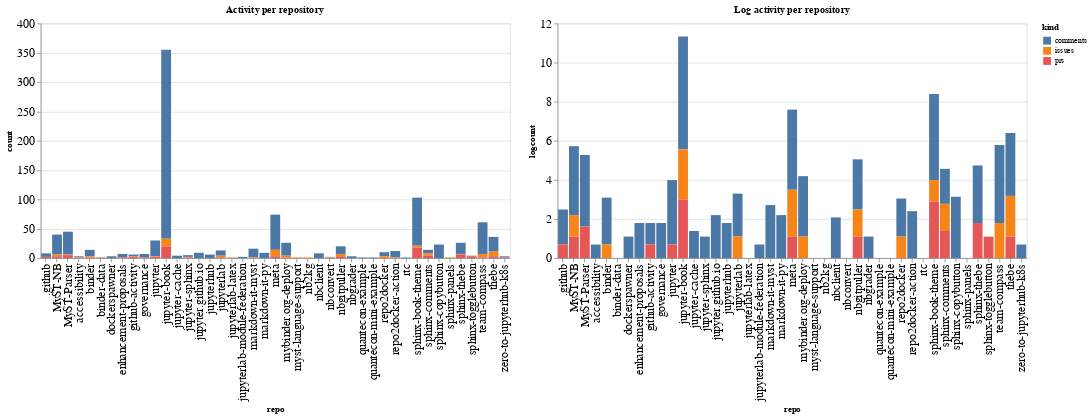

Here is the notebook cell this chart was saved with:
### Code cell
ch1 = alt.Chart(repo_summaries, width=600, title="Activity per repository").mark_bar().encode(
    x='repo',
    y='count',
    color='kind',
    tooltip="kind"
)

ch2 = alt.Chart(repo_summaries, width=600, title="Log activity per repository").mark_bar().encode(
    x='repo',
    y='logcount',
    color='kind',
    tooltip="kind"
)

ch1 | ch2

### Figure 1 — Vega-Lite specification as saved in the notebook (floating-point values rounded to 4 significant figures)
{"config": {"axisLeft": {"labelFontSize": 15}, "axisBottom": {"labelFontSize": 15}}, "hconcat": [{"mark": "bar", "encoding": {"color": {"type": "nominal", "field": "kind"}, "tooltip": {"type": "nominal", "field": "kind"}, "x": {"type": "nominal", "field": "repo"}, "y": {"type": "quantitative", "field": "count"}}, "title": "Activity per repository", "width": 600}, {"mark": "bar", "encoding": {"color": {"type": "nominal", "field": "kind"}, "tooltip": {"type": "nominal", "field": "kind"}, "x": {"type": "nominal", "field": "repo"}, "y": {"type": "quantitative", "field": "logcount"}}, "title": "Log activity per repository", "width": 600}], "data": {"name": "data-b89607d703d79fa774a64ae4e8a915a6"}, "$schema": "https://vega.github.io/schema/vega-lite/v4.8.1.json", "datasets": {"data-b89607d703d79fa774a64ae4e8a915a6": [{"repo": ".github", "kind": "comments", "count": 6, "logcount": 1.792}, {"repo": ".github", "kind": "prs", "count": 2, "logcount": 0.6931}, {"repo": "MyST-NB", "kind": "comments", "count": 34, "logcount": 3.526}, {"repo": "MyST-NB", "kind": "issues", "count": 3, "logcount": 1.099}, {"repo": "MyST-NB", "kind": "prs", "count": 3, "logcount": 1.099}, {"repo": "MyST-Parser", "kind": "comments", "count": 39, "logcount": 3.664}, {"repo": "MyST-Parser", "kind": "issues", "count": 1, "logcount": 0.0}, {"repo": "MyST-Parser", "kind": "prs", "count": 5, "logcount": 1.609}, {"repo": "accessibility", "kind": "comments", "count": 2, "logcount": 0.6931}, {"repo": "accessibility", "kind": "issues", "count": 1, "logcount": 0.0}, {"repo": "binder", "kind": "comments", "count": 11, "logcount": 2.398}, {"repo": "binder", "kind": "issues", "count": 2, "logcount": 0.6931}, {"repo": "binder", "kind": "prs", "count": 1, "logcount": 0.0}, {"repo": "binder-data", "kind": "prs", "count": 1, "logcount": 0.0}, {"repo": "dockerspawner", "kind": "comments", "count": 3, "logcount": 1.099}, {"repo": "enhancement-proposals", "kind": "comments", "count": 6, "logcount": 1.792}, {"repo": "enhancement-proposals", "kind": "prs", "count": 1, "logcount": 0.0}, {"repo": "github-activity", "kind": "comments", "count": 3, "logcount": 1.099}, {"repo": "github-activity", "kind": "issues", "count": 1, "logcount": 0.0}, {"repo": "github-activity", "kind": "prs", "count": 2, "logcount": 0.6931}, {"repo": "governance", "kind": "comments", "count": 6, "logcount": 1.792}, {"repo": "governance", "kind": "prs", "count": 1, "logcount": 0.0}, {"repo": "jupyter", "kind": "comments", "count": 27, "logcount": 3.296}, {"repo": "jupyter", "kind": "issues", "count": 1, "logcount": 0.0}, {"repo": "jupyter", "kind": "prs", "count": 2, "logcount": 0.6931}, {"repo": "jupyter-book", "kind": "comments", "count": 322, "logcount": 5.775}, {"repo": "jupyter-book", "kind": "issues", "count": 13, "logcount": 2.565}, {"repo": "jupyter-book", "kind": "prs", "count": 20, "logcount": 2.996}, {"repo": "jupyter-cache", "kind": "comments", "count": 4, "logcount": 1.386}, {"repo": "jupyter-sphinx", "kind": "comments", "count": 3, "logcount": 1.099}, {"repo": "jupyter-sphinx", "kind": "issues", "count": 1, "logcount": 0.0}, {"repo": "jupyter-sphinx", "kind": "prs", "count": 1, "logcount": 0.0}, {"repo": "jupyter.github.io", "kind": "comments", "count": 9, "logcount": 2.197}, {"repo": "jupyterhub", "kind": "comments", "count": 6, "logcount": 1.792}, {"repo": "jupyterlab", "kind": "comments", "count": 9, "logcount": 2.197}, {"repo": "jupyterlab", "kind": "issues", "count": 3, "logcount": 1.099}, {"repo": "jupyterlab", "kind": "prs", "count": 1, "logcount": 0.0}, {"repo": "jupyterlab-latex", "kind": "issues", "count": 1, "logcount": 0.0}, {"repo": "jupyterlab-module-federation", "kind": "comments", "count": 2, "logcount": 0.6931}, {"repo": "markdown-it-myst", "kind": "comments", "count": 15, "logcount": 2.708}, {"repo": "markdown-it-myst", "kind": "issues", "count": 1, "logcount": 0.0}, {"repo": "markdown-it-py", "kind": "comments", "count": 9, "logcount": 2.197}, {"repo": "meta", "kind": "comments", "count": 60, "logcount": 4.094}, {"repo": "meta", "kind": "issues", "count": 11, "logcount": 2.398}, {"repo": "meta", "kind": "prs", "count": 3, "logcount": 1.099}, {"repo": "mybinder.org-deploy", "kind": "comments", "count": 22, "logcount": 3.091}, {"repo": "mybinder.org-deploy", "kind": "issues", "count": 3, "logcount": 1.099}, {"repo": "mybinder.org-deploy", "kind": "prs", "count": 1, "logcount": 0.0}, {"repo": "myst-language-support", "kind": "issues", "count": 1, "logcount": 0.0}, {"repo": "nb2kg", "kind": "issues", "count": 1, "logcount": 0.0}, {"repo": "nbclient", "kind": "comments", "count": 8, "logcount": 2.079}, {"repo": "nbconvert", "kind": "comments", "count": 1, "logcount": 0.0}, {"repo": "nbconvert", "kind": "issues", "count": 1, "logcount": 0.0}, {"repo": "nbgitpuller", "kind": "comments", "count": 13, "logcount": 2.565}, {"repo": "nbgitpuller", "kind": "issues", "count": 4, "logcount": 1.386}, {"repo": "nbgitpuller", "kind": "prs", "count": 3, "logcount": 1.099}, {"repo": "nbgrader", "kind": "comments", "count": 3, "logcount": 1.099}, {"repo": "quantecon-example", "kind": "comments", "count": 1, "logcount": 0.0}, {"repo": "quantecon-mini-example", "kind": "comments", "count": 1, "logcount": 0.0}, {"repo": "repo2docker", "kind": "comments", "count": 7, "logcount": 1.946}, {"repo": "repo2docker", "kind": "issues", "count": 3, "logcount": 1.099}, {"repo": "repo2docker-action", "kind": "comments", "count": 11, "logcount": 2.398}, {"repo": "repo2docker-action", "kind": "issues", "count": 1, "logcount": 0.0}, {"repo": "rtc", "kind": "comments", "count": 1, "logcount": 0.0}, {"repo": "sphinx-book-theme", "kind": "comments", "count": 82, "logcount": 4.407}, {"repo": "sphinx-book-theme", "kind": "issues", "count": 3, "logcount": 1.099}, {"repo": "sphinx-book-theme", "kind": "prs", "count": 18, "logcount": 2.89}, {"repo": "sphinx-comments", "kind": "comments", "count": 6, "logcount": 1.792}, {"repo": "sphinx-comments", "kind": "issues", "count": 4, "logcount": 1.386}, {"repo": "sphinx-comments", "kind": "prs", "count": 4, "logcount": 1.386}, {"repo": "sphinx-copybutton", "kind": "comments", "count": 23, "logcount": 3.135}, {"repo": "sphinx-panels", "kind": "issues", "count": 1, "logcount": 0.0}, {"repo": "sphinx-thebe", "kind": "comments", "count": 19, "logcount": 2.944}, {"repo": "sphinx-thebe", "kind": "issues", "count": 1, "logcount": 0.0}, {"repo": "sphinx-thebe", "kind": "prs", "count": 6, "logcount": 1.792}, {"repo": "sphinx-togglebutton", "kind": "comments", "count": 1, "logcount": 0.0}, {"repo": "sphinx-togglebutton", "kind": "prs", "count": 3, "logcount": 1.099}, {"repo": "team-compass", "kind": "comments", "count": 54, "logcount": 3.989}, {"repo": "team-compass", "kind": "issues", "count": 6, "logcount": 1.792}, {"repo": "team-compass", "kind": "prs", "count": 1, "logcount": 0.0}, {"repo": "thebe", "kind": "comments", "count": 25, "logcount": 3.219}, {"repo": "thebe", "kind": "issues", "count": 8, "logcount": 2.079}, {"repo": "thebe", "kind": "prs", "count": 3, "logcount": 1.099}, {"repo": "zero-to-jupyterhub-k8s", "kind": "comments", "count": 2, "logcount": 0.6931}, {"repo": "zero-to-jupyterhub-k8s", "kind": "prs", "count": 1, "logcount": 0.0}]}}
